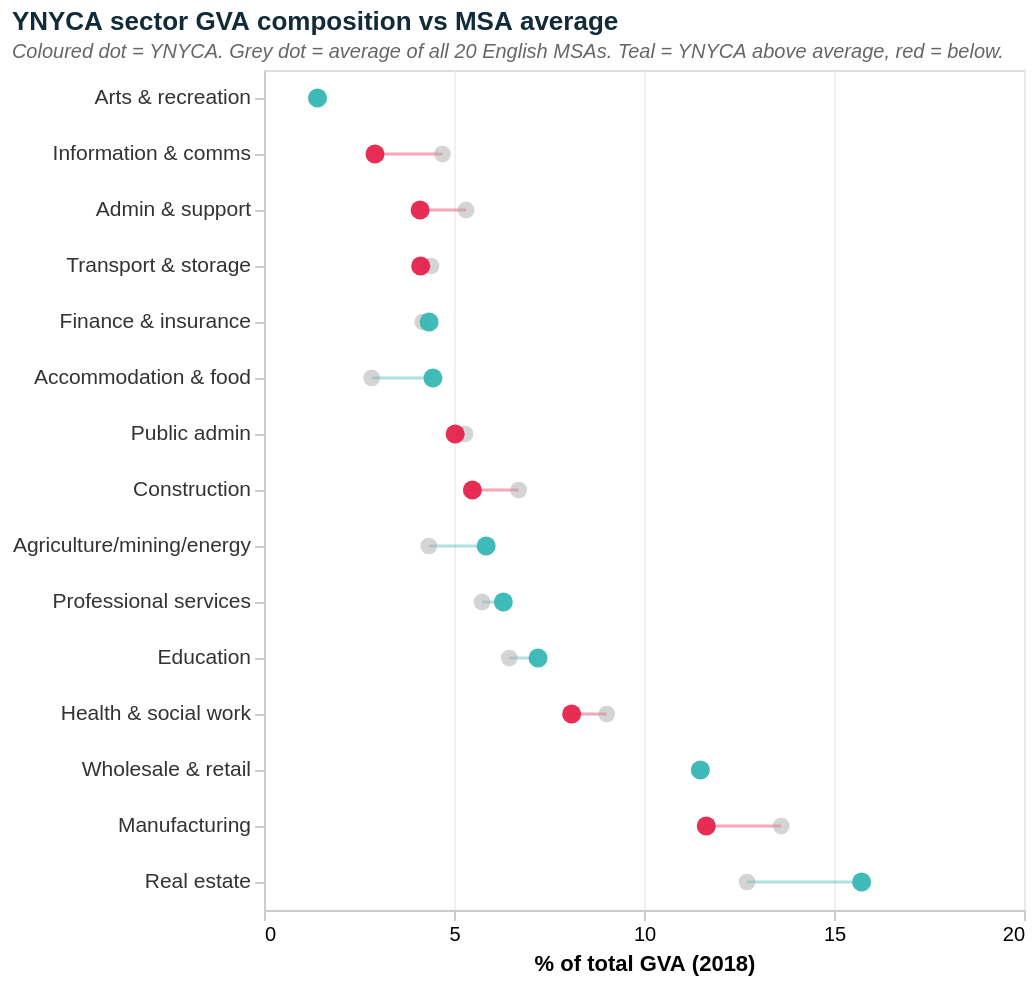

Notebook code cell kept with this figure:
### Code cell
# Chart 2 — YNYCA sector GVA composition vs all-MSA average, 2018
SECTORS = {
    'ABDE': 'Agriculture/mining/energy',
    'C':    'Manufacturing',
    'F':    'Construction',
    'G':    'Wholesale & retail',
    'H':    'Transport & storage',
    'I':    'Accommodation & food',
    'J':    'Information & comms',
    'K':    'Finance & insurance',
    'L':    'Real estate',
    'M':    'Professional services',
    'N':    'Admin & support',
    'O':    'Public admin',
    'P':    'Education',
    'Q':    'Health & social work',
    'R':    'Arts & recreation',
}

_sec = _msa_only[(_msa_only['sic'].isin(SECTORS)) & (_msa_only['year'] == 2018)] \
    .groupby(['msa_name', 'sic'])['value'].sum().reset_index()
_totals = _msa_only[(_msa_only['sic'] == 'total') & (_msa_only['year'] == 2018)] \
    .groupby('msa_name')['value'].sum().rename('gva_total').reset_index()
_sec = _sec.merge(_totals, on='msa_name')
_sec['share'] = _sec['value'] / _sec['gva_total'] * 100

_msa_avg = _sec.groupby('sic')['share'].mean().reset_index().rename(columns={'share': 'msa_avg'})
_yn_sec  = _sec[_sec['msa_name'] == 'York and North Yorkshire'][['sic', 'share']].copy()
_yn_sec  = _yn_sec.merge(_msa_avg, on='sic')
_yn_sec['sector'] = _yn_sec['sic'].map(SECTORS)
_yn_sec['diff']   = _yn_sec['share'] - _yn_sec['msa_avg']
_yn_sec['above']  = _yn_sec['diff'] > 0
_yn_sec = _yn_sec.sort_values('share', ascending=True)
SEC_ORDER = _yn_sec['sector'].tolist()

connector = alt.Chart(_yn_sec).mark_rule(strokeWidth=1.5, opacity=0.4).encode(
    y=alt.Y('sector:N', sort=SEC_ORDER, title=None,
            axis=alt.Axis(labelFontSize=10.5, labelColor='#333')),
    x=alt.X('msa_avg:Q', scale=alt.Scale(domain=[0, 20]),
            axis=alt.Axis(format='d', grid=True, gridColor='#eeeeee', gridOpacity=0.8,
                          title='% of total GVA (2018)', tickCount=5)),
    x2='share:Q',
    color=alt.condition(alt.datum.above, alt.value(TEAL), alt.value(RED)),
)
dot_avg = alt.Chart(_yn_sec).mark_circle(size=70, opacity=0.5, color='#aaaaaa').encode(
    y=alt.Y('sector:N', sort=SEC_ORDER),
    x=alt.X('msa_avg:Q', scale=alt.Scale(domain=[0, 20])),
    tooltip=[alt.Tooltip('sector:N'), alt.Tooltip('msa_avg:Q', format='.1f', title='MSA average %')],
)
dot_yn = alt.Chart(_yn_sec).mark_circle(size=90, opacity=0.95).encode(
    y=alt.Y('sector:N', sort=SEC_ORDER),
    x=alt.X('share:Q', scale=alt.Scale(domain=[0, 20])),
    color=alt.condition(alt.datum.above, alt.value(TEAL), alt.value(RED)),
    tooltip=[alt.Tooltip('sector:N'), alt.Tooltip('share:Q', format='.1f', title='YNYCA %'),
             alt.Tooltip('diff:Q', format='+.1f', title='vs MSA avg (pp)')],
)

chart_sectors = (
    alt.layer(connector, dot_avg, dot_yn)
    .properties(
        width=380, height=420,
        title=alt.TitleParams(
            text='YNYCA sector GVA composition vs MSA average',
            subtitle='Coloured dot = YNYCA. Grey dot = average of all 20 English MSAs. Teal = YNYCA above average, red = below.',
            anchor='start', fontSize=13, subtitleFontSize=10,
            subtitleColor='#666', subtitleFontStyle='italic', color=NAVY,
        )
    )
    .configure_view(strokeWidth=0, fill='white')
    .configure(background='white')
    .configure_axis(grid=False, domainColor='#cccccc', tickColor='#cccccc')
)
chart_sectors.save(f'{BASE}/data/processed/charts/ynyca_gva_sectors.png', scale_factor=3)
chart_sectors

### Figure 1 — Vega-Lite specification as saved in the notebook (floating-point values rounded to 4 significant figures)
{"config": {"view": {"continuousWidth": 300, "continuousHeight": 300}, "axis": {"domainColor": "#cccccc", "grid": false, "tickColor": "#cccccc"}, "background": "white"}, "layer": [{"mark": {"type": "rule", "opacity": 0.4, "strokeWidth": 1.5}, "encoding": {"color": {"condition": {"test": "datum.above", "value": "#36b7b4"}, "value": "#e6224b"}, "x": {"axis": {"format": "d", "grid": true, "gridColor": "#eeeeee", "gridOpacity": 0.8, "tickCount": 5, "title": "% of total GVA (2018)"}, "field": "msa_avg", "scale": {"domain": [0, 20]}, "type": "quantitative"}, "x2": {"field": "share"}, "y": {"axis": {"labelColor": "#333", "labelFontSize": 10.5}, "field": "sector", "sort": ["Arts & recreation", "Information & comms", "Admin & support", "Transport & storage", "Finance & insurance", "Accommodation & food", "Public admin", "Construction", "Agriculture/mining/energy", "Professional services", "Education", "Health & social work", "Wholesale & retail", "Manufacturing", "Real estate"], "title": null, "type": "nominal"}}}, {"mark": {"type": "circle", "color": "#aaaaaa", "opacity": 0.5, "size": 70}, "encoding": {"tooltip": [{"field": "sector", "type": "nominal"}, {"field": "msa_avg", "format": ".1f", "title": "MSA average %", "type": "quantitative"}], "x": {"field": "msa_avg", "scale": {"domain": [0, 20]}, "type": "quantitative"}, "y": {"field": "sector", "sort": ["Arts & recreation", "Information & comms", "Admin & support", "Transport & storage", "Finance & insurance", "Accommodation & food", "Public admin", "Construction", "Agriculture/mining/energy", "Professional services", "Education", "Health & social work", "Wholesale & retail", "Manufacturing", "Real estate"], "type": "nominal"}}}, {"mark": {"type": "circle", "opacity": 0.95, "size": 90}, "encoding": {"color": {"condition": {"test": "datum.above", "value": "#36b7b4"}, "value": "#e6224b"}, "tooltip": [{"field": "sector", "type": "nominal"}, {"field": "share", "format": ".1f", "title": "YNYCA %", "type": "quantitative"}, {"field": "diff", "format": "+.1f", "title": "vs MSA avg (pp)", "type": "quantitative"}], "x": {"field": "share", "scale": {"domain": [0, 20]}, "type": "quantitative"}, "y": {"field": "sector", "sort": ["Arts & recreation", "Information & comms", "Admin & support", "Transport & storage", "Finance & insurance", "Accommodation & food", "Public admin", "Construction", "Agriculture/mining/energy", "Professional services", "Education", "Health & social work", "Wholesale & retail", "Manufacturing", "Real estate"], "type": "nominal"}}}], "data": {"name": "data-cd695ca458b3fbf7d04b64cf9fd4caea"}, "height": 420, "title": {"text": "YNYCA sector GVA composition vs MSA average", "anchor": "start", "color": "#122b39", "fontSize": 13, "subtitle": "Coloured dot = YNYCA. Grey dot = average of all 20 English MSAs. Teal = YNYCA above average, red = below.", "subtitleColor": "#666", "subtitleFontSize": 10, "subtitleFontStyle": "italic"}, "width": 380, "$schema": "https://vega.github.io/schema/vega-lite/v5.20.1.json", "datasets": {"data-cd695ca458b3fbf7d04b64cf9fd4caea": [{"sic": "R", "share": 1.41, "msa_avg": 1.378, "sector": "Arts & recreation", "diff": 0.03145, "above": true}, {"sic": "J", "share": 2.92, "msa_avg": 4.697, "sector": "Information & comms", "diff": -1.776, "above": false}, {"sic": "N", "share": 4.108, "msa_avg": 5.318, "sector": "Admin & support", "diff": -1.21, "above": false}, {"sic": "H", "share": 4.122, "msa_avg": 4.394, "sector": "Transport & storage", "diff": -0.2711, "above": false}, {"sic": "K", "share": 4.344, "msa_avg": 4.178, "sector": "Finance & insurance", "diff": 0.1666, "above": true}, {"sic": "I", "share": 4.446, "msa_avg": 2.833, "sector": "Accommodation & food", "diff": 1.613, "above": true}, {"sic": "O", "share": 5.03, "msa_avg": 5.29, "sector": "Public admin", "diff": -0.2602, "above": false}, {"sic": "F", "share": 5.484, "msa_avg": 6.702, "sector": "Construction", "diff": -1.219, "above": false}, {"sic": "ABDE", "share": 5.846, "msa_avg": 4.338, "sector": "Agriculture/mining/energy", "diff": 1.507, "above": true}, {"sic": "M", "share": 6.299, "msa_avg": 5.739, "sector": "Professional services", "diff": 0.5608, "above": true}, {"sic": "P", "share": 7.212, "msa_avg": 6.454, "sector": "Education", "diff": 0.7581, "above": true}, {"sic": "Q", "share": 8.095, "msa_avg": 9.02, "sector": "Health & social work", "diff": -0.9244, "above": false}, {"sic": "G", "share": 11.48, "msa_avg": 11.46, "sector": "Wholesale & retail", "diff": 0.02748, "above": true}, {"sic": "C", "share": 11.64, "msa_avg": 13.61, "sector": "Manufacturing", "diff": -1.973, "above": false}, {"sic": "L", "share": 15.73, "msa_avg": 12.71, "sector": "Real estate", "diff": 3.015, "above": true}]}}
